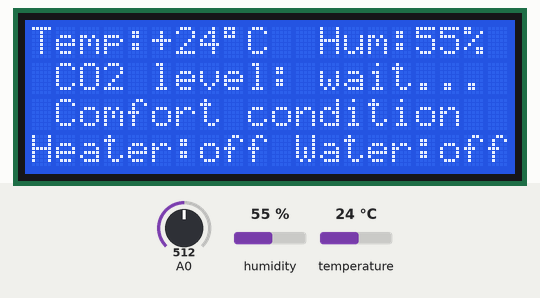
Bench run of a sketch on a simulated ATtiny85, built with avr-gcc and run on an emulated ATtiny85. Shown: 20×4 character LCD. The inputs (shaded band) are chosen by the test bench; at power-on: humidity 55 %, temperature 24 °C, A0 = 512. What the sketch prints to the serial monitor is not drawn.

Above: at 2.3 s.
2.4 s: humidity set to 41 %
At 4.3 s:
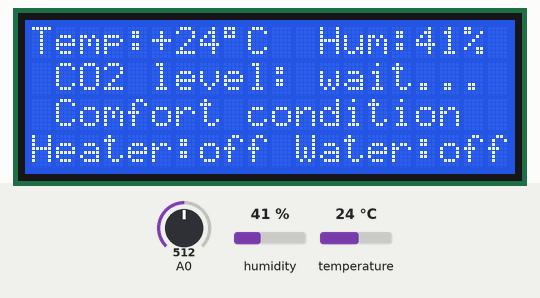
4.7 s: humidity set to 38 %
At 5.4 s:
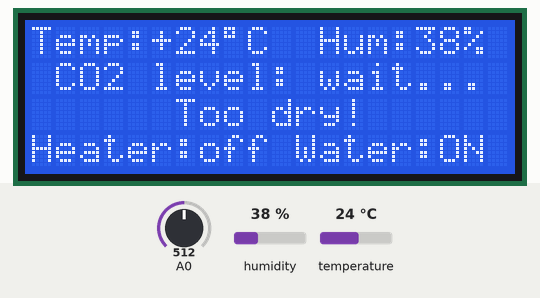
6.9 s: temperature set to 21 °C
At 8.8 s:
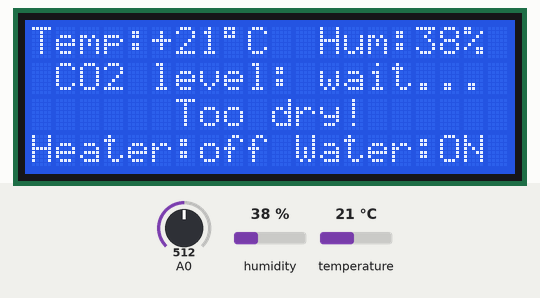
9.4 s: temperature set to 18 °C
At 9.8 s:
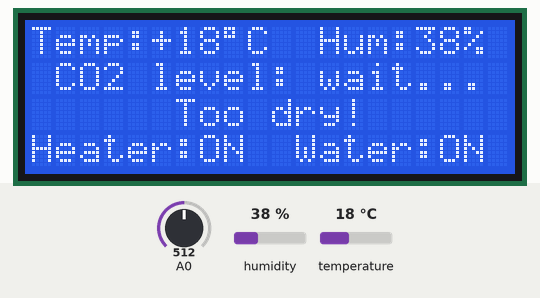
11.6 s: humidity set to 40 %
At 13.2 s:
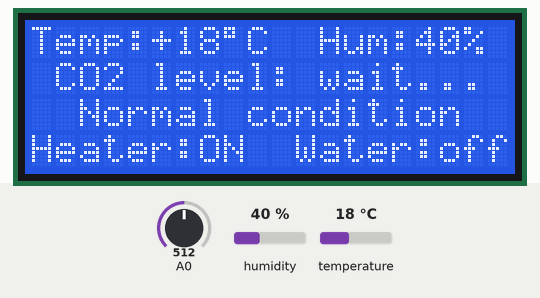
14.1 s: temperature set to 12 °C
At 15.5 s:
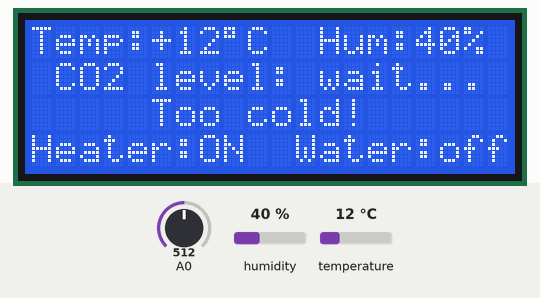
Timing chart, 0 to 17.1 s (numbered marks = the images above; inputs shaded):
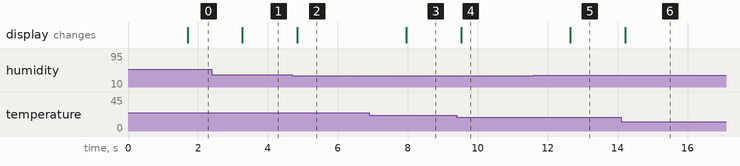

Measured:
- the behaviour switches between 40 and 39 % on humidity (found by bisection; images 1 and 2)
- the behaviour switches between 20 and 19 °C on temperature (found by bisection; images 3 and 4)
- after the input at 2.4 s, the display: changes after 0.87 s (image 1)
- after the input at 4.7 s, the display: changes after 0.14 s (image 2)
- after the input at 6.9 s, the display: changes after 1.1 s (image 3)
- after the input at 9.4 s, the display: changes after 0.13 s (image 4)
- after the input at 11.6 s, the display: changes after 1.1 s (image 5)
- after the input at 14.1 s, the display: changes after 0.12 s (image 6)

The sketch:

stm32f103c8t6_arduino_LCD_wifi_climatizer.ino
```cpp
/*
  Home Climatizer 0.1
*/
#include <Wire.h>
#include <SimpleDHT.h>
#include "LCD.h"
#include "LiquidCrystal_I2C.h"
#include "Value_stack.h"

// for DHT11,
//      VCC: 5V or 3V
//      GND: GND
//      DATA: 2

int pinDHT11 = 2;                        // PA_2 as HDT11 sensor for TEMP and Humidity
SimpleDHT11 dht11(pinDHT11);
#define MQ135_ANALOG_PIN        0        // PA_0 as MQ-125 analog sensor for CO2

Value_stack CO2_PPM_stack;

int heater = 0;
int water = 0;

byte temperature = 0;
byte target_temp = 20;
byte comfort_temp = 18;

byte humidity = 0;
byte target_humidity = 40;

int pass_adc_reading_cycles = 20;

int err = SimpleDHTErrSuccess;

LiquidCrystal_I2C  screen1(0x3F,2,1,0,4,5,6,7); // 0x27 is the I2C bus address for an unmodified backpack

int MQ135_ao_from_adc_to_ppm(int adc_value, int temp_value) {

    float MQ135_SCALINGFACTOR = 116;
    float MQ135_EXPONENT = -2.739;
    float Up = 5.0;
    float Uadc = 3.3;
    int ADC_steps = 4096;
    int R2 = 1000;
    float ro = 41763;              // Ro MQ135

    if (temp_value < 8 ) temp_value=8;
    //if (temp_value > 20 ) temp_value=20;

    int temp_correction = (temp_value-20)*3.5;

    float Ud = (float)Uadc/ADC_steps * (adc_value - temp_correction);
    float resvalue = Up/Ud*R2-R2;  // Rs MQ135 now
    return round((float)MQ135_SCALINGFACTOR * pow( ((float)resvalue/ro), MQ135_EXPONENT));
};

void setup() {

    Serial.begin(9600);
    while (!Serial);
    Serial.println("Home Climatizer 0.1");

    screen1.begin (20,4);
    screen1.setBacklightPin(3,POSITIVE);
    screen1.setBacklight(HIGH);

    screen1.home (); // set cursor to 0,0
    screen1.print("Temp:----   Hum:----");
    screen1.setCursor(0,1);
    screen1.print(" CO2 level: wait...");
    //screen1.print(" CO2: ---");
    screen1.setCursor(0,2);
    screen1.print(" System is starting ");
    screen1.setCursor(0,3);
    screen1.print("Heater:--- Water:---");
    delay(750);
}

void loop() {

        delay(750);

        //dht11.read(&temperature, &humidity, NULL);

        if ((err = dht11.read(&temperature, &humidity, NULL)) != SimpleDHTErrSuccess) {
          //Serial.print("Read DHT11 failed, err=");
          //Serial.println(err);
          temperature=0;
          humidity=0;
          //return;
        } else {
          //temperature = temperature-2;
        };


        screen1.setCursor(5,0);
        screen1.print("+");
        screen1.print(temperature);
        screen1.print((char)223);
        screen1.print("C ");

        screen1.setCursor(16,0);
        screen1.print(humidity);
        screen1.print("%  ");

        screen1.setCursor(0,2);
        if (temperature == 0 && humidity == 0) {
          screen1.print(" Temp Sensor Error!");
          heater = 0;
          water = 0;
        } else if (temperature >= target_temp && humidity >= target_humidity) {
          screen1.print(" Comfort condition  ");
          heater = 0;
          water = 0;
        } else if (temperature >= target_temp && humidity < target_humidity) {
          screen1.print("      Too dry!      ");
          heater = 0;
          water = 1;

        } else if (temperature < target_temp && humidity < target_humidity){

          if (temperature >= comfort_temp) {
            screen1.print("      Too dry!      ");
          } else {
            screen1.print(" Too cold! Too dry! ");
          };
          heater = 1;
          water = 1;
        } else if (temperature < target_temp && humidity >= target_humidity){
          if (temperature >= comfort_temp) {
            screen1.print("  Normal condition  ");
          } else {
            screen1.print("     Too cold!      ");
          };
          heater = 1;
          water = 0;
        };

        if (heater==0) {
          screen1.setCursor(7,3);
          screen1.print("off");
        } else {
          screen1.setCursor(7,3);
          screen1.print("ON ");
        };

        if (water==0) {
          screen1.setCursor(17,3);
          screen1.print("off");
        } else {
          screen1.setCursor(17,3);
          screen1.print("ON ");
        };

        delay(750);

        int analog_value = (int)analogRead(MQ135_ANALOG_PIN);
        CO2_PPM_stack.add_value(MQ135_ao_from_adc_to_ppm(analog_value, temperature));
        int sensorValue = CO2_PPM_stack.get_average();

        if (pass_adc_reading_cycles == 0) {

          screen1.setCursor(12,1);
          if (sensorValue > 999) {
            screen1.print(sensorValue);
            screen1.print("ppm ");
            //if (sensorValue > 1000) {
              screen1.setCursor(0,2);
              screen1.print("  Need ventilation! ");
            //};
          } else {
            screen1.print(sensorValue);
            screen1.print("ppm  ");
          };
        } else {
          pass_adc_reading_cycles--;
        };
}
```

Value_stack.cpp
```cpp
#include "Value_stack.h"

int Value_stack::get_average(){
    int summ = 0;
    for (int i=0; i<SIZE_OF_STACK; i++) {
      summ = summ + a[i];
    };
    return summ/SIZE_OF_STACK;
};

void Value_stack::add_value(int new_value) {
    if (index == SIZE_OF_STACK) index = 0;
    a[index] = new_value;
    index++;
};

Value_stack::Value_stack(){
    for (int i=0; i<SIZE_OF_STACK; i++) {
      a[i] = 0;
    };
    index = 0;
};

Value_stack::~Value_stack(){

};
```

Value_stack.h
```cpp
#ifndef _VALUE_STACK_H_
#define _VALUE_STACK_H_

#define SIZE_OF_STACK 7

class Value_stack {
public:
    int get_average();
    void add_value(int new_value);
    Value_stack();
    virtual ~Value_stack();
private:
    int a[SIZE_OF_STACK];
    int index;
};

#endif
```

LCD.cpp
```cpp
// (licence header left out)
#include <stdio.h>
#include <string.h>
#include <inttypes.h>

#if (ARDUINO <  100)
#include <WProgram.h>
#else
#include <Arduino.h>
#endif

//extern "C" void __cxa_pure_virtual() { while (1); }
#include "LCD.h"


// CLASS CONSTRUCTORS
// ---------------------------------------------------------------------------
// Constructor
LCD::LCD ()
{

}

// PUBLIC METHODS
// ---------------------------------------------------------------------------
// When the display powers up, it is configured as follows:
// 0. LCD starts in 8 bit mode
// 1. Display clear
// 2. Function set:
//    DL = 1; 8-bit interface data
//    N = 0; 1-line display
//    F = 0; 5x8 dot character font
// 3. Display on/off control:
//    D = 0; Display off
//    C = 0; Cursor off
//    B = 0; Blinking off
// 4. Entry mode set:
//    I/D = 1; Increment by 1
//    S = 0; No shift
//
// Note, however, that resetting the Arduino doesn't reset the LCD, so we
// can't assume that its in that state when a application starts (and the
// LiquidCrystal constructor is called).
// A call to begin() will reinitialize the LCD.
//
void LCD::begin(uint8_t cols, uint8_t lines, uint8_t dotsize)
{
   if (lines > 1)
   {
      _displayfunction |= LCD_2LINE;
   }
   _numlines = lines;
   _cols = cols;

   // for some 1 line displays you can select a 10 pixel high font
   // ------------------------------------------------------------
   if ((dotsize != LCD_5x8DOTS) && (lines == 1))
   {
      _displayfunction |= LCD_5x10DOTS;
   }

   // SEE PAGE 45/46 FOR INITIALIZATION SPECIFICATION!
   // according to datasheet, we need at least 40ms after power rises above 2.7V
   // before sending commands. Arduino can turn on way before 4.5V so we'll wait
   // 50
   // ---------------------------------------------------------------------------
   delay (100); // 100ms delay

   //put the LCD into 4 bit or 8 bit mode
   // -------------------------------------
   if (! (_displayfunction & LCD_8BITMODE))
   {
      // this is according to the hitachi HD44780 datasheet
      // figure 24, pg 46

      // we start in 8bit mode, try to set 4 bit mode
      // Special case of "Function Set"
      send(0x03, FOUR_BITS);
      delayMicroseconds(4500); // wait min 4.1ms

      // second try
      send ( 0x03, FOUR_BITS );
      delayMicroseconds(150); // wait min 100us

      // third go!
      send( 0x03, FOUR_BITS );
      delayMicroseconds(150); // wait min of 100us

      // finally, set to 4-bit interface
      send ( 0x02, FOUR_BITS );
      delayMicroseconds(150); // wait min of 100us

   }
   else
   {
      // this is according to the hitachi HD44780 datasheet
      // page 45 figure 23

      // Send function set command sequence
      command(LCD_FUNCTIONSET | _displayfunction);
      delayMicroseconds(4500);  // wait more than 4.1ms

      // second try
      command(LCD_FUNCTIONSET | _displayfunction);
      delayMicroseconds(150);

      // third go
      command(LCD_FUNCTIONSET | _displayfunction);
      delayMicroseconds(150);

   }

   // finally, set # lines, font size, etc.
   command(LCD_FUNCTIONSET | _displayfunction);
   delayMicroseconds ( 60 );  // wait more

   // turn the display on with no cursor or blinking default
   _displaycontrol = LCD_DISPLAYON | LCD_CURSOROFF | LCD_BLINKOFF;
   display();

   // clear the LCD
   clear();

   // Initialize to default text direction (for romance languages)
   _displaymode = LCD_ENTRYLEFT | LCD_ENTRYSHIFTDECREMENT;
   // set the entry mode
   command(LCD_ENTRYMODESET | _displaymode);

   backlight();

}

// Common LCD Commands
// ---------------------------------------------------------------------------
void LCD::clear()
{
   command(LCD_CLEARDISPLAY);             // clear display, set cursor position to zero
   delayMicroseconds(HOME_CLEAR_EXEC);    // this command is time consuming
}

void LCD::home()
{
   command(LCD_RETURNHOME);             // set cursor position to zero
   delayMicroseconds(HOME_CLEAR_EXEC);  // This command is time consuming
}

void LCD::setCursor(uint8_t col, uint8_t row)
{
   const byte row_offsetsDef[]   = { 0x00, 0x40, 0x14, 0x54 }; // For regular LCDs
   const byte row_offsetsLarge[] = { 0x00, 0x40, 0x10, 0x50 }; // For 16x4 LCDs

   if ( row >= _numlines )
   {
      row = _numlines-1;    // rows start at 0
   }

   // 16x4 LCDs have special memory map layout
   // ----------------------------------------
   if ( _cols == 16 && _numlines == 4 )
   {
      command(LCD_SETDDRAMADDR | (col + row_offsetsLarge[row]));
   }
   else
   {
      command(LCD_SETDDRAMADDR | (col + row_offsetsDef[row]));
   }

}

// Turn the display on/off
void LCD::noDisplay()
{
   _displaycontrol &= ~LCD_DISPLAYON;
   command(LCD_DISPLAYCONTROL | _displaycontrol);
}

void LCD::display()
{
   _displaycontrol |= LCD_DISPLAYON;
   command(LCD_DISPLAYCONTROL | _displaycontrol);
}

// Turns the underline cursor on/off
void LCD::noCursor()
{
   _displaycontrol &= ~LCD_CURSORON;
   command(LCD_DISPLAYCONTROL | _displaycontrol);
}
void LCD::cursor()
{
   _displaycontrol |= LCD_CURSORON;
   command(LCD_DISPLAYCONTROL | _displaycontrol);
}

// Turns on/off the blinking cursor
void LCD::noBlink()
{
   _displaycontrol &= ~LCD_BLINKON;
   command(LCD_DISPLAYCONTROL | _displaycontrol);
}

void LCD::blink()
{
   _displaycontrol |= LCD_BLINKON;
   command(LCD_DISPLAYCONTROL | _displaycontrol);
}

// These commands scroll the display without changing the RAM
void LCD::scrollDisplayLeft(void)
{
   command(LCD_CURSORSHIFT | LCD_DISPLAYMOVE | LCD_MOVELEFT);
}

void LCD::scrollDisplayRight(void)
{
   command(LCD_CURSORSHIFT | LCD_DISPLAYMOVE | LCD_MOVERIGHT);
}

// This is for text that flows Left to Right
void LCD::leftToRight(void)
{
   _displaymode |= LCD_ENTRYLEFT;
   command(LCD_ENTRYMODESET | _displaymode);
}

// This is for text that flows Right to Left
void LCD::rightToLeft(void)
{
   _displaymode &= ~LCD_ENTRYLEFT;
   command(LCD_ENTRYMODESET | _displaymode);
}

// This method moves the cursor one space to the right
void LCD::moveCursorRight(void)
{
   command(LCD_CURSORSHIFT | LCD_CURSORMOVE | LCD_MOVERIGHT);
}

// This method moves the cursor one space to the left
void LCD::moveCursorLeft(void)
{
   command(LCD_CURSORSHIFT | LCD_CURSORMOVE | LCD_MOVELEFT);
}


// This will 'right justify' text from the cursor
void LCD::autoscroll(void)
{
   _displaymode |= LCD_ENTRYSHIFTINCREMENT;
   command(LCD_ENTRYMODESET | _displaymode);
}

// This will 'left justify' text from the cursor
void LCD::noAutoscroll(void)
{
   _displaymode &= ~LCD_ENTRYSHIFTINCREMENT;
   command(LCD_ENTRYMODESET | _displaymode);
}

// Write to CGRAM of new characters
void LCD::createChar(uint8_t location, uint8_t charmap[])
{
   location &= 0x7;            // we only have 8 locations 0-7

   command(LCD_SETCGRAMADDR | (location << 3));
   delayMicroseconds(30);

   for (uint8_t i = 0; i < 8; i++)
   {
      write(charmap[i]);      // call the virtual write method
      delayMicroseconds(40);
   }
}

#ifdef __AVR__
void LCD::createChar(uint8_t location, const char *charmap)
{
   location &= 0x7;   // we only have 8 memory locations 0-7

   command(LCD_SETCGRAMADDR | (location << 3));
   delayMicroseconds(30);

   for (uint8_t i = 0; i < 8; i++)
   {
      write(pgm_read_byte_near(charmap++));
      delayMicroseconds(40);
   }
}
#endif // __AVR__

//
// Switch on the backlight
void LCD::backlight ( void )
{
   setBacklight(255);
}

//
// Switch off the backlight
void LCD::noBacklight ( void )
{
   setBacklight(0);
}

//
// Switch fully on the LCD (backlight and LCD)
void LCD::on ( void )
{
   display();
   backlight();
}

//
// Switch fully off the LCD (backlight and LCD)
void LCD::off ( void )
{
   noBacklight();
   noDisplay();
}

// General LCD commands - generic methods used by the rest of the commands
// ---------------------------------------------------------------------------
void LCD::command(uint8_t value)
{
   send(value, COMMAND);
}

#if (ARDUINO <  100)
void LCD::write(uint8_t value)
{
   send(value, LCD_DATA);
}
#else
size_t LCD::write(uint8_t value)
{
   send(value, LCD_DATA);
   return 1;             // assume OK
}
#endif
```

Source omitted: LCD.h (18364 bytes)
